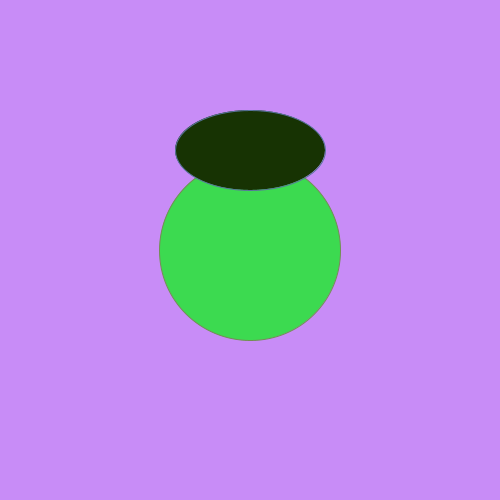
Frame 1 (no input)
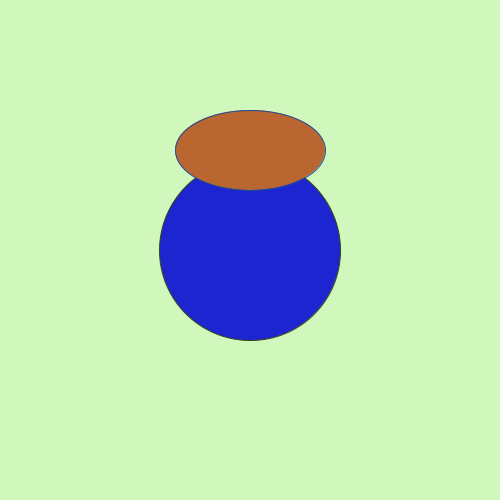
Frame 60 (the mouse pressed at the canvas centre just before this capture)
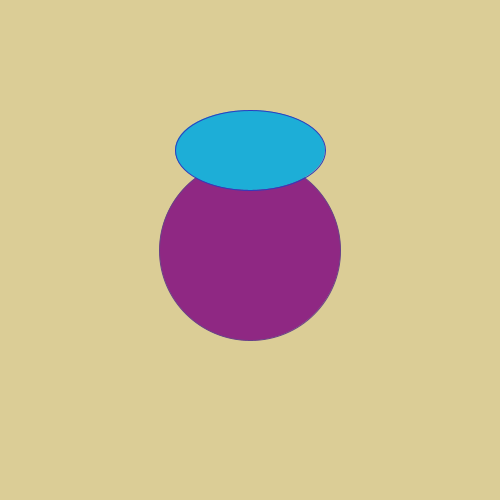
Frame 120 (the mouse held since frame 60 and released just before this capture)

The Processing sketch that drew these frames (run headless with seeded random() and noise(); from frame 60 on, the mouse is pressed at the canvas centre):

// Processing sketch: sketch_02_monster
// ── sketch_02_monster.pde
void setup() {
  size(500, 500);
}

// overstimulated color monster
void draw() {
  background(random(100, 255), random(100, 255), random(100, 255));
  // body
  fill(random(255), random(255), random(255));
  stroke(random(255), random(255), random(255));
  ellipse(250, 250, 181, 181);
  // head
  fill(random(255), random(255), random(255));
  stroke(random(255), random(255), random(255));
  ellipse(250, 150, 150, 80);
}
